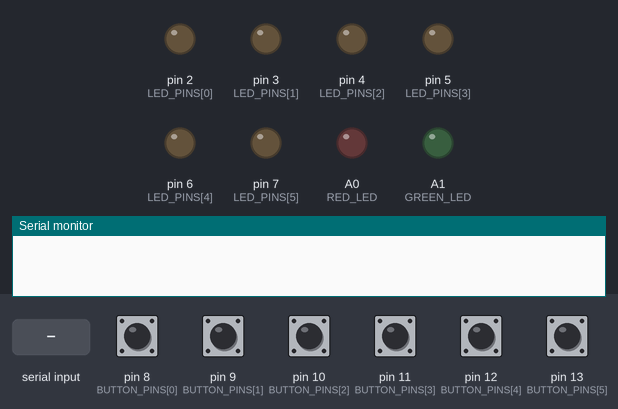
Simulated run of this sketch. Board: Arduino Uno, built with avr-gcc and run on an emulated ATmega328P. Shown: output pins drawn as LEDs (lit = HIGH), the last lines printed to the serial monitor. Dashed ring = blinking. The inputs (shaded band) are chosen by the test bench; at power-on: pin 8 (BUTTON_PINS[0]), pin 9 (BUTTON_PINS[1]), pin 10 (BUTTON_PINS[2]), pin 11 (BUTTON_PINS[3]), pin 12 (BUTTON_PINS[4]), pin 13 (BUTTON_PINS[5]) HIGH. Random numbers use the default seed unless the sketch sets one.

Above: at 1.2 s.
1.3 s: "S" received over Serial
At 1.8 s:
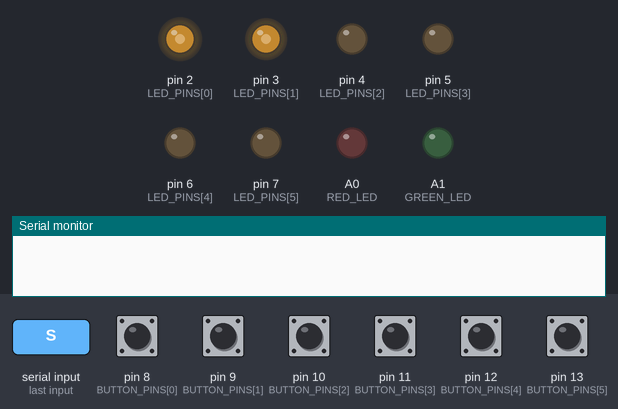
4.3 s: "X" received over Serial
At 4.6 s:
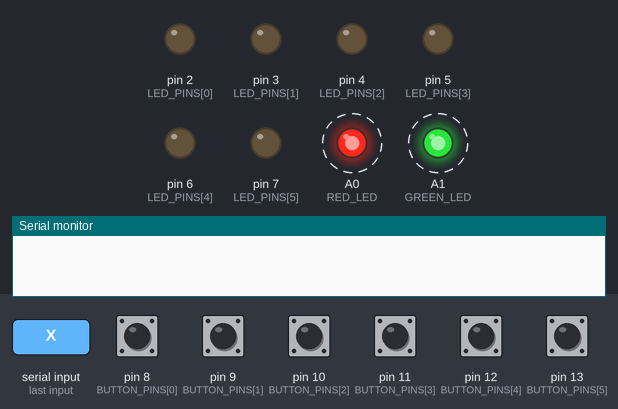
6.6 s: "R" received over Serial
At 6.97 s:
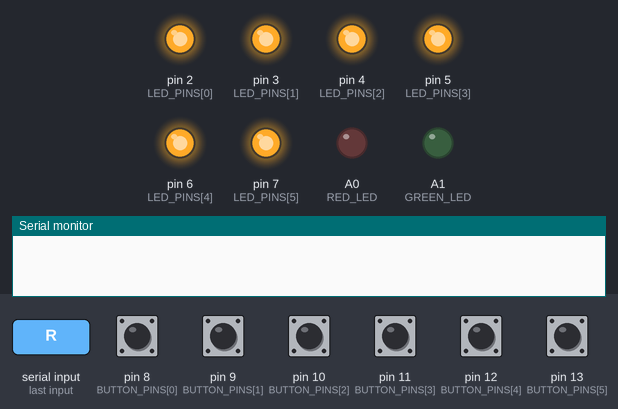
8.5 s: "S" received over Serial
At 13.2 s:
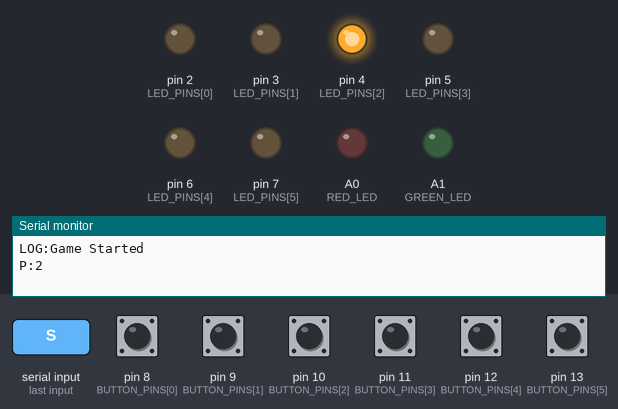
Timing chart, 0 to 21.3 s (numbered marks = the images above; inputs shaded):
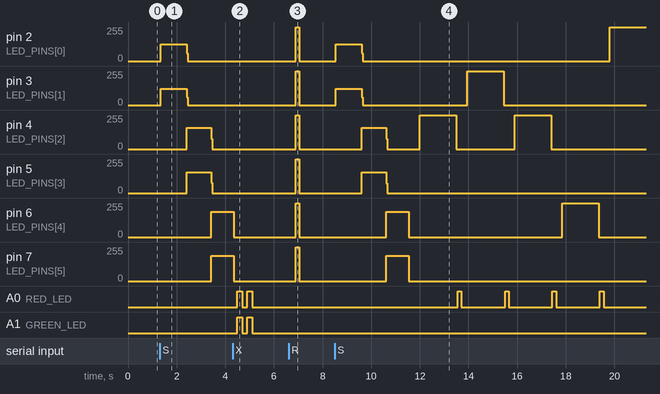

Measured:
- after the input at 1.3 s, pin 2 (LED_PINS[0]): 0/255 → 125/255 at once, → 0/255 1.1 s later; pin 3 (LED_PINS[1]): 0/255 → 123/255 at once, → 0/255 1.1 s later; pin 4 (LED_PINS[2]): 0/255 → 158/255 after 1.1 s, → 0/255 1.0 s later; pin 5 (LED_PINS[3]): 0/255 → 156/255 after 1.1 s, → 0/255 1.0 s later; pin 6 (LED_PINS[4]): 0/255 → 191/255 after 2.1 s
- after the input at 4.3 s, A1 (GREEN_LED): alternates HIGH for 0.20 s and LOW for 0.20 s, 4 changes in all, then stays LOW, starting after 0.20 s
- after the input at 6.6 s, pin 2 (LED_PINS[0]), pin 3 (LED_PINS[1]), pin 4 (LED_PINS[2]), pin 5 (LED_PINS[3]), pin 6 (LED_PINS[4]), pin 7 (LED_PINS[5]): 0/255 → 255/255 after 0.30 s, → 0/255 0.15 s later
- after the input at 8.5 s, pin 2 (LED_PINS[0]): 0/255 → 125/255 at once, → 0/255 1.1 s later, → 255/255 10.2 s later; pin 3 (LED_PINS[1]): 0/255 → 123/255 at once, → 0/255 1.1 s later, → 255/255 4.3 s later, → 0/255 1.5 s later
- by itself, A0 (RED_LED): alternates HIGH for 0.20 s and LOW for 0.20 s, 4 changes in all, then stays LOW

The sketch:

WaM.ino
```cpp
/* * Whack-a-Mole: EXPERT REFLEX PRODUCTION BUILD (FINAL CORRECTION)

 * Fixes: Level 15 Unsigned Underflow freeze, Rare Mole high-level scaling floor.

 * Features: Multi-Mole Speed Penalty, Exponential Level Ramping, 2-Mole Max Cap.

 */


// --- HARDWARE CONFIGURATION ---

const int BUTTON_PINS[] = {8, 9, 10, 11, 12, 13};

const int LED_PINS[]    = {2, 3, 4, 5, 6, 7}; // Blue Mole LEDs

const int RED_LED       = A0;

const int GREEN_LED     = A1;

const int MOLE_COUNT    = 6;


// --- PROTECTED CONSTANTS ---

const int RARE_MOLE_INDEX = 3;

const int RARE_MOLE_CHANCE = 10;        // 1% chance

const unsigned long RARE_WINDOW = 250; // 250ms base window

const int LIFE_LIMIT = 10;             // Total lives per game


// --- GAME STATE ---

struct Mole {

  bool active = false;

  bool ledOn = false;

  unsigned long startTime = 0;

  unsigned long window = 0;

};


Mole moles[MOLE_COUNT];

bool lastButtonState[MOLE_COUNT];

unsigned long lastButtonTime[MOLE_COUNT]; // Per-button debounce timers

unsigned long lastResultTime = 0;

int score = 0;

int totalMisses = 0;

int currentLevel = 1;

bool gameRunning = false;


// --- TIMING & SEQUENCES ---

unsigned long feedbackEndTime = 0;

unsigned long sequenceEndTime = 0;

unsigned long lastBlinkToggle = 0;

unsigned long lastSpawnTime = 0;

int sequenceType = 0; // 0:None, 1:GameOver, 2:Stop, 3:Reset, 4:Countdown

bool blinkState = false;


void setup() {

  Serial.begin(9600); // Clean serial connection for Android

  for (int i = 0; i < MOLE_COUNT; i++) {

    pinMode(LED_PINS[i], OUTPUT);

    pinMode(BUTTON_PINS[i], INPUT_PULLUP);

    digitalWrite(LED_PINS[i], LOW);

    lastButtonState[i] = HIGH; // High means unpressed (INPUT_PULLUP)

    lastButtonTime[i] = 0;

  }

  pinMode(RED_LED, OUTPUT);

  pinMode(GREEN_LED, OUTPUT);

  randomSeed(analogRead(3));

}


void loop() {

  checkSerialCommands();


  if (gameRunning) {

    manageSpawning();

    // ENGINE ORDER: Check inputs completely before evaluating timeouts

    checkInputs();

    checkTimeouts();

  } else if (sequenceType != 0) {

    handleSequences();

  }


  handleFeedbackTimers();

}


// --- CORE GAME ENGINE ---


void manageSpawning() {

  unsigned long now = millis();


  // Breather period shrinks drastically after Level 3

  unsigned long breather = (currentLevel < 3) ? 400 : 200;

  if (now - lastResultTime < breather) return;


  // Hard cap at 2 simultaneous moles max for Level 3+

  int maxActive = (currentLevel >= 3) ? 2 : 1;

  int currentActive = 0;

  for(int i = 0; i < MOLE_COUNT; i++) if(moles[i].active) currentActive++;


  // FIXED: Converted calculation to signed longs to prevent unsigned wrap-around underflow

  long calculatedInterval = 1100L - ((long)currentLevel * 75L);

  unsigned long spawnInterval = (calculatedInterval < 200L) ? 200UL : (unsigned long)calculatedInterval;


  if (currentActive < maxActive && (now - lastSpawnTime >= spawnInterval)) {

    spawnMole(currentActive);

    lastSpawnTime = now;

  }

}


void spawnMole(int activeBeforeSpawn) {

  int index = random(MOLE_COUNT);


  if (index == RARE_MOLE_INDEX && random(100) >= RARE_MOLE_CHANCE) {

    index = (index + 1) % MOLE_COUNT;

  }


  if (!moles[index].active) {

    moles[index].active = true;

    moles[index].ledOn = true;

    moles[index].startTime = millis();


    // Calculate the dynamic timing window based on current speed tier

    unsigned long normalWindow;

    if (currentLevel == 1) {

      normalWindow = 1500;

    } else if (currentLevel == 2) {

      normalWindow = 1100;

    } else if (currentLevel <= 5) {

      // Levels 3-5: Transition into multi-mole pacing

      normalWindow = 950 - (currentLevel * 100); // L3: 650ms, L4: 550ms, L5: 450ms

    } else if (currentLevel <= 10) {

      // Levels 6-10: Pushing down to the normal human reaction barrier

      normalWindow = 450 - ((currentLevel - 5) * 32); // L10: 290ms

    } else {

      // Levels 11-15+: Exponential wall for elite reaction times (F1 level)

      long calculatedValue = 290 - ((currentLevel - 10) * 24);

      normalWindow = max(170L, calculatedValue); // Level 15 hits extreme 170ms window

    }


    // If a mole spawns while another mole is already up, slash its window by 20%

    if (activeBeforeSpawn > 0) {

      normalWindow = (normalWindow * 8) / 10;

    }


    // FIXED: Ensured rare mole is never slower than the accelerated normal window at high levels

    unsigned long rareTargetWindow = (RARE_WINDOW < normalWindow) ? RARE_WINDOW : normalWindow;

    moles[index].window = (index == RARE_MOLE_INDEX) ? rareTargetWindow : normalWindow;


    digitalWrite(LED_PINS[index], HIGH);

    Serial.print(F("P:")); Serial.println(index);

  }

}


void checkInputs() {

  unsigned long now = millis();

  for (int i = 0; i < MOLE_COUNT; i++) {

    bool currentState = digitalRead(BUTTON_PINS[i]);


    // State-Stabilized Check: Only track changes that outlast electrical bouncing

    if (currentState != lastButtonState[i]) {

      if (now - lastButtonTime[i] > 35) { // 35ms stable window

        lastButtonTime[i] = now;

        lastButtonState[i] = currentState;


        if (currentState == LOW) { // Guaranteed clean press event

          if (moles[i].active) {

            handleResult(true, i);

          } else {

            // Anti-slip shielding window

            if (now - lastResultTime >= 200) {

              handleResult(false, -1);

            }

          }

        }

      }

    }

  }

}


void checkTimeouts() {

  unsigned long now = millis();


  // Dynamic Mercy Buffer: Becomes tighter at higher levels to construct a progression wall

  unsigned long mercyBuffer = 50;

  if (currentLevel >= 11) mercyBuffer = 15;

  else if (currentLevel >= 6) mercyBuffer = 30;


  for (int i = 0; i < MOLE_COUNT; i++) {

    if (moles[i].active) {

      // Step 1: Shut off the physical LED the instant the window expires

      if (moles[i].ledOn && (now - moles[i].startTime >= moles[i].window)) {

        digitalWrite(LED_PINS[i], LOW);

        moles[i].ledOn = false;

      }

      // Step 2: Penalize a miss only after the mercy buffer is exhausted

      if (!moles[i].ledOn && (now - moles[i].startTime >= (moles[i].window + mercyBuffer))) {

        handleResult(false, i);

      }

    }

  }

}


void handleResult(bool hit, int index) {

  lastResultTime = millis();


  if (index != -1) {

    moles[index].active = false;

    moles[index].ledOn = false;

    digitalWrite(LED_PINS[index], LOW);

  }


  if (hit) {

    score++;

    triggerFeedback(GREEN_LED);

    Serial.print(F("H:")); Serial.println(score);


    int newLevel = (score / 10) + 1;

    if (newLevel != currentLevel) {

      currentLevel = newLevel;

      Serial.print(F("LOG:Level ")); Serial.println(currentLevel);

    }

  } else {

    totalMisses++; // Increment total lives spent

    triggerFeedback(RED_LED);

    Serial.print(F("M:")); Serial.println(totalMisses);


    if (totalMisses >= LIFE_LIMIT) startSequence(1);

  }

}


// --- SEQUENCES (COUNTDOWN, GAME OVER, STOP, RESET) ---


void startSequence(int type) {

  gameRunning = false;

  allLedsOff();

  sequenceType = type;

  lastBlinkToggle = millis();


  if (type == 1) {

    sequenceEndTime = millis() + 5000; // 5s Game Over blink

    Serial.println(F("LOG:Game Over"));

  }

  else if (type == 2) sequenceEndTime = millis() + 1000; // 1s Stop

  else if (type == 3) sequenceEndTime = millis() + 600;  // Reset blink

  else if (type == 4) sequenceEndTime = millis() + 3100; // Countdown

}


void handleSequences() {

  unsigned long now = millis();

  if (now > sequenceEndTime) {

    bool wasCountdown = (sequenceType == 4);

    sequenceType = 0;

    allLedsOff();

    if (wasCountdown) startGameDirect();

    return;

  }


  if (sequenceType == 1) { // 5s Red Game Over

    if (now - lastBlinkToggle >= 250) {

      lastBlinkToggle = now; blinkState = !blinkState;

      digitalWrite(RED_LED, blinkState);

    }

  }

  else if (sequenceType == 2) { // Stop R+G

    if (now - lastBlinkToggle >= 200) {

      lastBlinkToggle = now; blinkState = !blinkState;

      digitalWrite(RED_LED, blinkState); digitalWrite(GREEN_LED, blinkState);

    }

  }

  else if (sequenceType == 3) { // Reset Blue x2

    if (now - lastBlinkToggle >= 150) {

      lastBlinkToggle = now; blinkState = !blinkState;

      for(int i = 0; i < MOLE_COUNT; i++) digitalWrite(LED_PINS[i], blinkState);

    }

  }

  else if (sequenceType == 4) { // 3-2-1 Countdown

    unsigned long remaining = sequenceEndTime - now;

    allLedsOff();

    if (remaining > 2000) { digitalWrite(LED_PINS[0], HIGH); digitalWrite(LED_PINS[1], HIGH); }

    else if (remaining > 1000) { digitalWrite(LED_PINS[2], HIGH); digitalWrite(LED_PINS[3], HIGH); }

    else if (remaining > 100) { digitalWrite(LED_PINS[4], HIGH); digitalWrite(LED_PINS[5], HIGH); }

  }

}


// --- SYSTEM ---


void checkSerialCommands() {

  if (Serial.available() > 0) {

    char cmd = Serial.read();

    if (cmd == 'S') startSequence(4);

    if (cmd == 'X') startSequence(2);

    if (cmd == 'R') startSequence(3);

  }

}


void startGameDirect() {

  score = 0;

  totalMisses = 0;

  currentLevel = 1;

  gameRunning = true;

  lastResultTime = millis();

  for (int i = 0; i < MOLE_COUNT; i++) {

    lastButtonState[i] = digitalRead(BUTTON_PINS[i]);

    moles[i].active = false;

    moles[i].ledOn = false;

    lastButtonTime[i] = 0;

  }

  allLedsOff();

  Serial.println(F("LOG:Game Started"));

}


void triggerFeedback(int pin) {

  digitalWrite(GREEN_LED, LOW); digitalWrite(RED_LED, LOW);

  digitalWrite(pin, HIGH);

  feedbackEndTime = millis() + 150;

}


void handleFeedbackTimers() {

  if (millis() >= feedbackEndTime && sequenceType == 0) {

    digitalWrite(GREEN_LED, LOW); digitalWrite(RED_LED, LOW);

  }

}


void allLedsOff() {

  for (int i = 0; i < MOLE_COUNT; i++) digitalWrite(LED_PINS[i], LOW);

  digitalWrite(RED_LED, LOW); digitalWrite(GREEN_LED, LOW);

}
```
